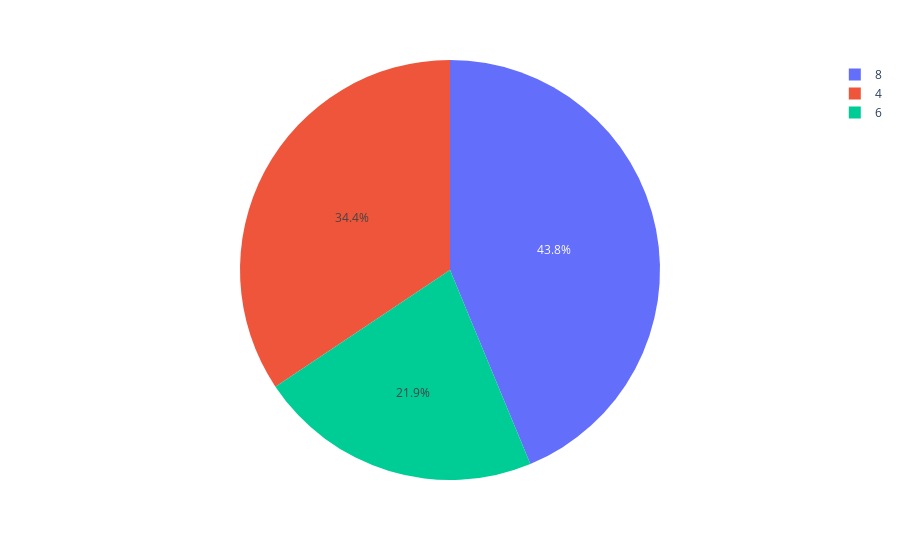

This figure's notebook cell:
### Code cell
import plotly.express as px
# This dataframe has 244 lines, but 4 distinct values for `day`
fig = px.pie(mtcars_data, names='cyl')
fig.show()

### Figure 1 — Plotly figure (JSON) as saved in the notebook; plotly's stock layout.template omitted (floating-point values rounded to 4 significant figures)
{"data": [{"domain": {"x": [0, 1], "y": [0, 1]}, "hovertemplate": "cyl=%{label}<extra></extra>", "labels": [6, 6, 4, 6, 8, 6, 8, 4, 4, 6, 6, 8, 8, 8, 8, 8, 8, 4, 4, 4, 4, 8, 8, 8, 8, 4, 4, 4, 8, 6, 8, 4], "legendgroup": "", "name": "", "showlegend": true, "type": "pie"}], "layout": {"legend": {"tracegroupgap": 0}, "margin": {"t": 60}}}
